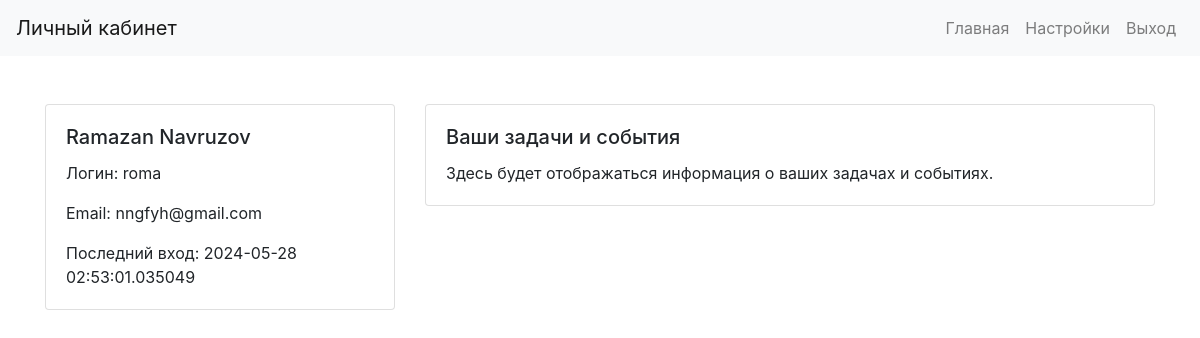
/profile (signed in), run on an earlier commit of the app's database.
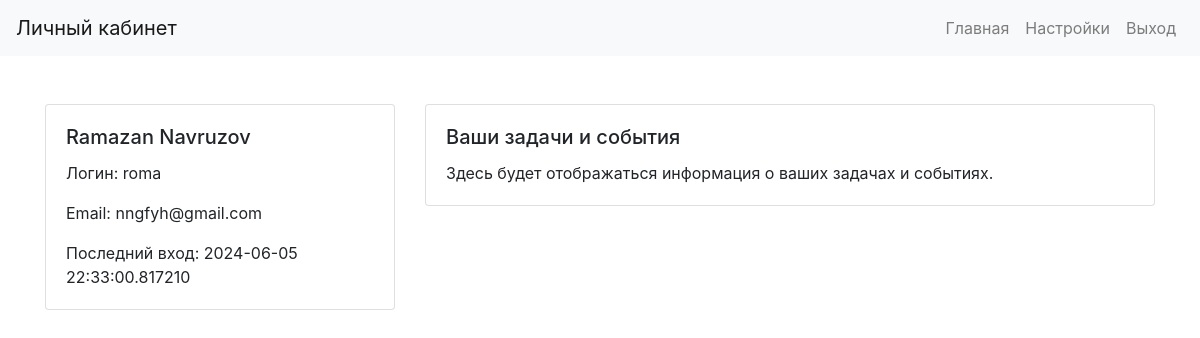
And on a later commit of the database.
### app.py (models this page shows, shortened)
class User(db.Model, UserMixin):
    __tablename__ = 'users'
    user_id = db.Column(db.Integer, primary_key=True, autoincrement=True)
    username = db.Column(db.String(255), nullable=False)
    first_name = db.Column(db.String(100), nullable=False)
    last_name = db.Column(db.String(100))
    email = db.Column(db.String(255), nullable=False, unique=True)
    password = db.Column(db.String(255), nullable=False)
    last_login = db.Column(db.DateTime)
    tasks = db.relationship('Task', backref='user', lazy=True, cascade="all, delete-orphan")
    events = db.relationship('Event', backref='user', lazy=True, cascade="all, delete-orphan")
    settings = db.relationship('UserSettings', backref='user', lazy=True, cascade="all, delete-orphan")

### app.py (the view)
@app.route('/profile')
@login_required
def profile():
    user = current_user
    return render_template('profile.html', user=user)

### app.py (called while the page is built)
@login_manager.user_loader
def load_user(user_id):
    return User.query.get(int(user_id))

### templates/profile.html (shortened to what this page needs)
<!DOCTYPE html>
<html lang="en">
<head>
    <link href="https://stackpath.bootstrapcdn.com/bootstrap/4.5.2/css/bootstrap.min.css" rel="stylesheet">
</head>
<body>
    <nav class="navbar navbar-expand-lg navbar-light bg-light">
        <a class="navbar-brand" href="#">Личный кабинет</a>
        <div class="collapse navbar-collapse" id="navbarNav">
            <ul class="navbar-nav ml-auto">
                <li class="nav-item">
                    <a class="nav-link" href="/">Главная</a>
                </li>
                <li class="nav-item">
                    <a class="nav-link" href="/settings">Настройки</a>
                </li>
                <li class="nav-item">
                    <a class="nav-link" href="/logout">Выход</a>
                </li>
            </ul>
        </div>
    </nav>
    <div class="container mt-5">
        <div class="row">
            <div class="col-md-4">
                <div class="card">
                    <div class="card-body">
                        <h5 class="card-title">{{ user.first_name }} {{ user.last_name }}</h5>
                        <p class="card-text">Логин: {{ user.username }}</p>
                        <p class="card-text">Email: {{ user.email }}</p>
                        <p class="card-text">Последний вход: {{ user.last_login }}</p>
                    </div>
                </div>
            </div>
            <div class="col-md-8">
                <div class="card">
                    <div class="card-body">
                        <h5 class="card-title">Ваши задачи и события</h5>
                        <p class="card-text">Здесь будет отображаться информация о ваших задачах и событиях.</p>
                    </div>
                </div>
            </div>
        </div>
    </div>
</body>
</html>

What changed in the data, as far as the page shows it:
changed User "Ramazan": last_login "2024-05-28 02:53:01.035049" → "2024-06-05 22:33:00.817210"
